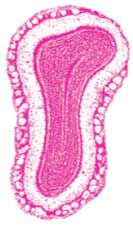
#> input picture feature_matching_v3/Level-01.jpg, 133 x 226 px, given in place of RBSC7-068.jpg, which was not available
$ python exp_baseline_manual.py
#> lines starting #> are read from the running program, lines starting #| are printed output that depends on the picture; pictures that were not available may be replaced by others from this repository, and a replacement may not be noted
import numpy as np
import os
import pylab as plt
import cv2
from skimage.transform import warp, PiecewiseAffineTransform
from PIL import Image
from timeit import default_timer as timer

USE_SIFT = False
USE_OPTICALFLOW = False

def load(filename):
    WIDTH = 800
    HEIGHT = 400
    im = Image.open(filename)
#> im is the input picture: PIL image 133x226 RGB; mean R, G, B 242.3, 185.3, 217.5
    im = im.resize((WIDTH, HEIGHT), Image.LANCZOS)
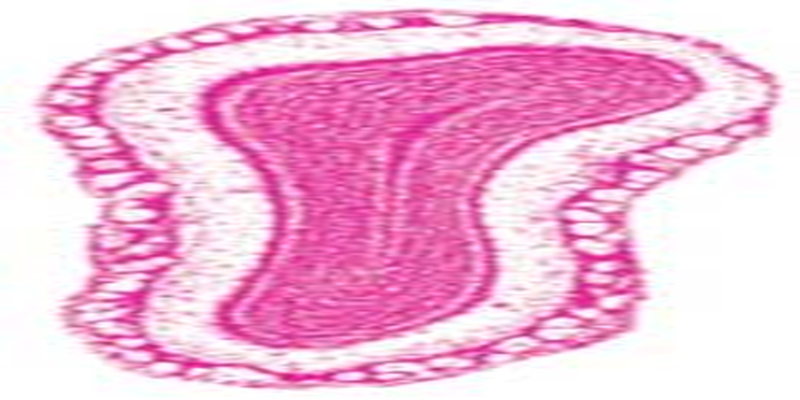
#> im: PIL image 800x400 RGB; mean R, G, B 242.1, 185.3, 217.5
    P = np.array(im, dtype=np.uint8)
    return P[:, 0:P.shape[1] // 2, :]
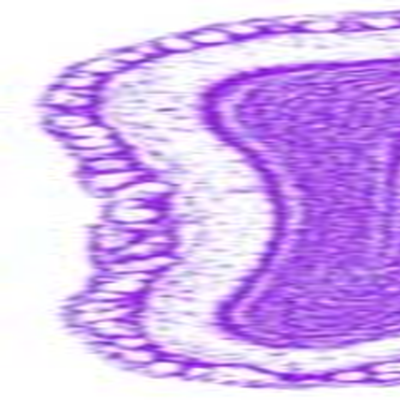
#> returned value: shape (400, 400, 3); mean of channels 0, 1, 2 241.2, 179, 214.2; drawn as B, G, R

def to_gray(P):
    return P.mean(axis=2)

def get_controls(P):
    LEFT_PAD = 0
    RIGHT_PAD = 0
    COL_INTERVALS = 5
    CTRL_THRESHOLD = 200
    w = P.shape[0]
    h = P.shape[1]
    ctrl_pts = [[0, 0], [w, 0], [0, h], [w, h]]
    # Top to bottom
    for col in range(LEFT_PAD, P.shape[1] - RIGHT_PAD, COL_INTERVALS):
        for row in range(0, P.shape[0], 1):
            if P[row, col] <= CTRL_THRESHOLD:
                ctrl_pts.append([row, col])
                break

    # Bottom to top
    for col in range(LEFT_PAD, P.shape[1] - RIGHT_PAD, COL_INTERVALS):
        for row in range(P.shape[0] - 1, 0, -1):
            if P[row, col] <= CTRL_THRESHOLD:
                ctrl_pts.append([row, col])
                break

    return ctrl_pts

#%% Load images
print("Loading images")
dir1 = 'C:/Users/xeroj/Dropbox/Training data sets - Khan-Fuentes/Paxinos and Watson, 2014 (7th Edition) Image set/'
dir2 = 'C:/Users/xeroj/Downloads/Processed'

P1 = load(os.path.join(dir1, 'RBSC7-068.jpg'))
P2 = load(os.path.join(dir1, 'RBSC7-070.jpg'))
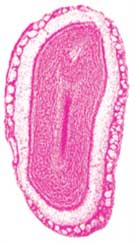
#> input picture feature_matching_v3/Level-02.jpg, 135 x 244 px, given in place of RBSC7-070.jpg, which was not available
#> in load, im is the input picture: PIL image 135x244 RGB; mean R, G, B 241.6, 180, 213.6
#> in load (call 2), `im = im.resize((WIDTH, HEIGHT), Image.LANCZOS)`:
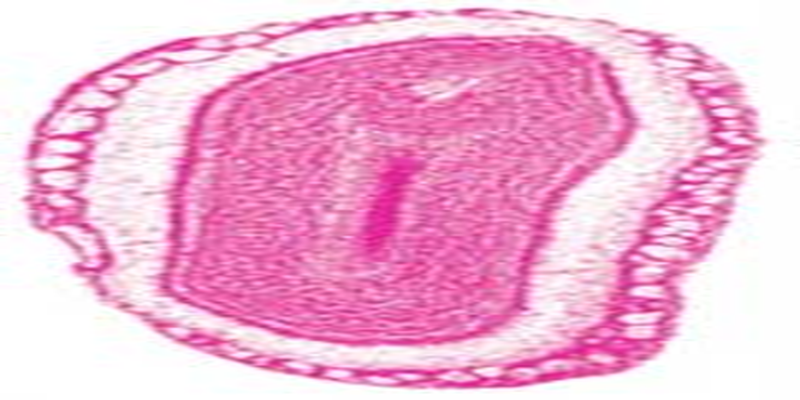
#> im: PIL image 800x400 RGB; mean R, G, B 241.4, 180, 213.5
#> in load (call 2), `return P[:, 0:P.shape[1] // 2, :]`:
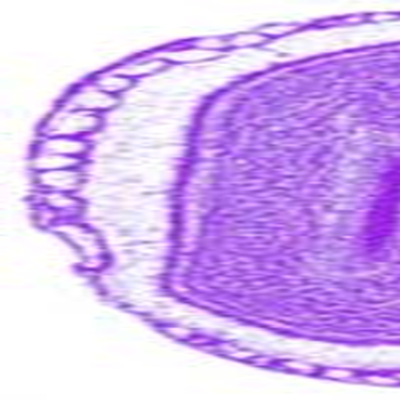
#> returned value: shape (400, 400, 3); mean of channels 0, 1, 2 241.7, 181.5, 214.5; drawn as B, G, R

PM1 = load(os.path.join(dir2, '18-016 LHA s4t2.tif'))
#> (the run stopped early here; a loop or call above may not have finished)
